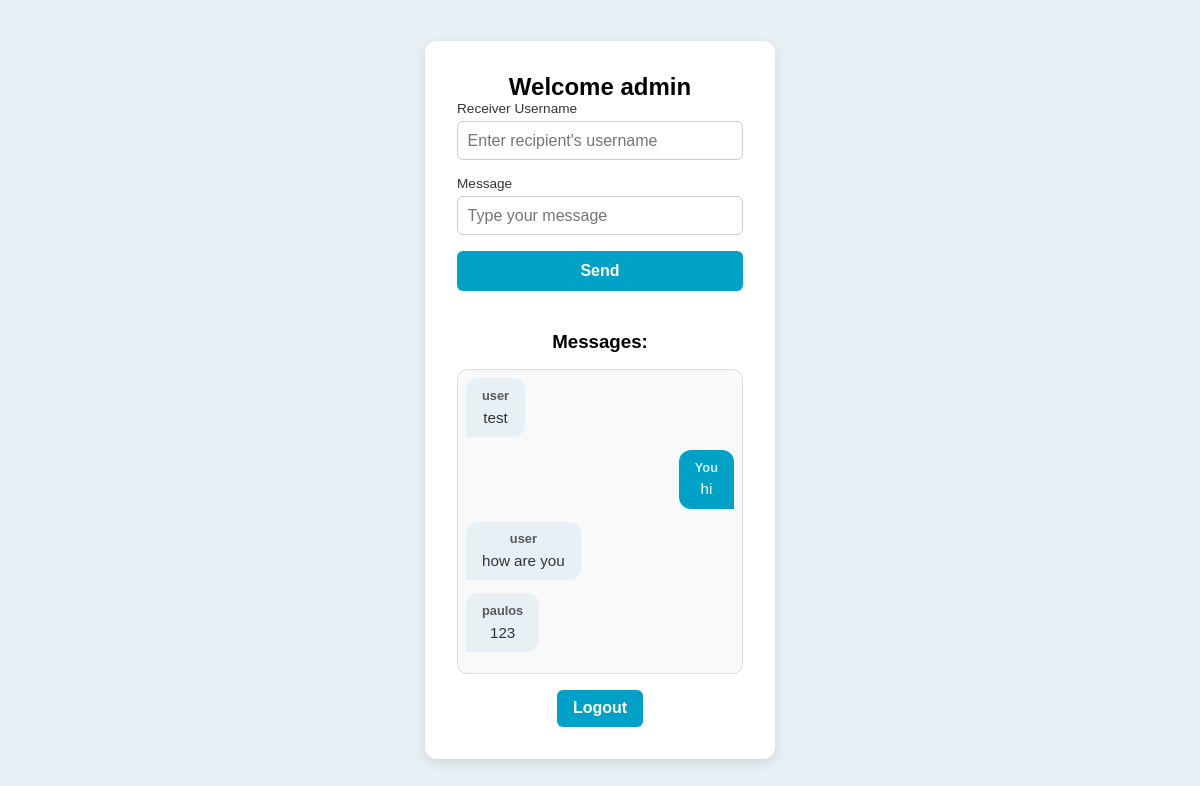
/chat (signed in), run on an earlier commit of the app's database.
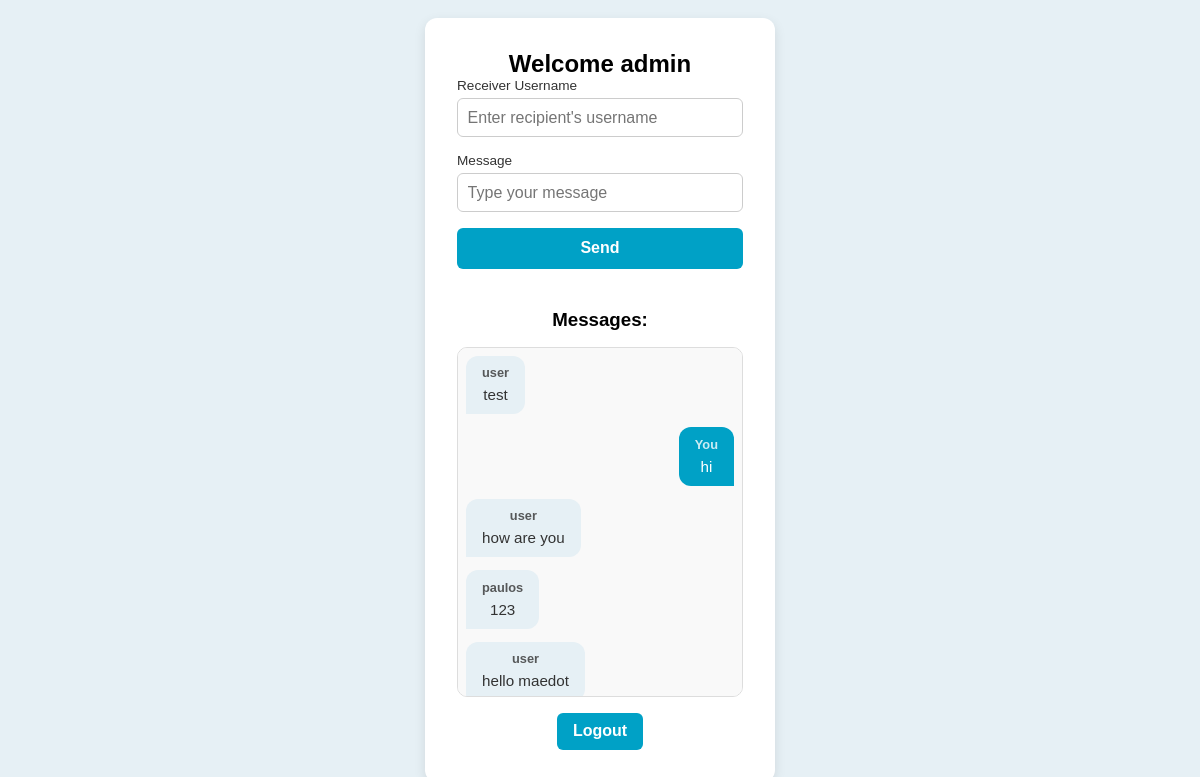
And on a later commit of the database.
### tables this page shows
CREATE TABLE messages (
    id INTEGER PRIMARY KEY AUTOINCREMENT,
    sender_id INTEGER NOT NULL,
    receiver_id INTEGER NOT NULL,
    message_text TEXT NOT NULL,
    timestamp DATETIME DEFAULT CURRENT_TIMESTAMP,
    FOREIGN KEY (sender_id) REFERENCES users(id),
    FOREIGN KEY (receiver_id) REFERENCES users(id)
);

CREATE TABLE users (
    id INTEGER PRIMARY KEY AUTOINCREMENT,
    username TEXT NOT NULL UNIQUE,
    email TEXT NOT NULL UNIQUE,
    password_hash TEXT NOT NULL,
    last_online DATETIME
);

### app.py (the view, shortened to what this page needs)
@app.route('/chat', methods=['GET', 'POST'])
def chat():
    if 'user_id' not in session:
        return redirect('/login')
    db = get_db()
    cursor = db.cursor()
    cursor.execute("""
        SELECT m.message_text, u.username AS sender
        FROM messages m
        JOIN users u ON m.sender_id = u.id
        WHERE m.sender_id=? OR m.receiver_id=?
        ORDER BY m.timestamp
    """, (session['user_id'], session['user_id']))
    messages = cursor.fetchall()
    return render_template('chat.html', messages=messages)

### app.py (called while the page is built)
def get_db():
    db = getattr(g, '_database', None)
    if db is None:
        db = g._database = sqlite3.connect(DATABASE, check_same_thread=False)
        db.row_factory = sqlite3.Row
    return db

@app.teardown_appcontext
def close_connection(exception):
    db = getattr(g, '_database', None)
    if db is not None:
        db.close()

@app.after_request
def add_header(response):
    response.headers["Cache-Control"] = "no-cache, no-store, must-revalidate"
    response.headers["Pragma"] = "no-cache"
    response.headers["Expires"] = "0"
    return response

### templates/chat.html (shortened to what this page needs)
<!DOCTYPE html>
<html lang="en">
<head>
  <link rel="stylesheet" href="../static/style.css">
</head>
<body>
  <div class="card">
    <h2>Welcome {{ session.username }}</h2>
    <form method="POST">
      <div class="form-group">
        <label for="receiver">Receiver Username</label>
        <input type="text" id="receiver" name="receiver" placeholder="Enter recipient's username" required>
      </div>
      <div class="form-group">
        <label for="message">Message</label>
        <input type="text" id="message" name="message" placeholder="Type your message" required>
      </div>
      <button type="submit" class="btn">Send</button>
    </form>
    <h3 style="margin-top: 1.5rem;">Messages:</h3>
    <div class="chat-box">
      {% for msg in messages %}
        {% if msg.sender == session.username %}
          <div class="message sent">
            <div class="bubble">
              <b>You</b>
              {{ msg.message_text }}
            </div>
          </div>
        {% else %}
          <div class="message received">
            <div class="bubble">
              <b>{{ msg.sender }}</b>
              {{ msg.message_text }}
            </div>
          </div>
        {% endif %}
      {% endfor %}
    </div>
    <div class="logout">
      <a href="{{ url_for('logout') }}">Logout</a>
    </div>
  </div>
</body>
</html>

What changed in the data, as far as the page shows it:
added messages: sender "user", message_text "hello maedot"
